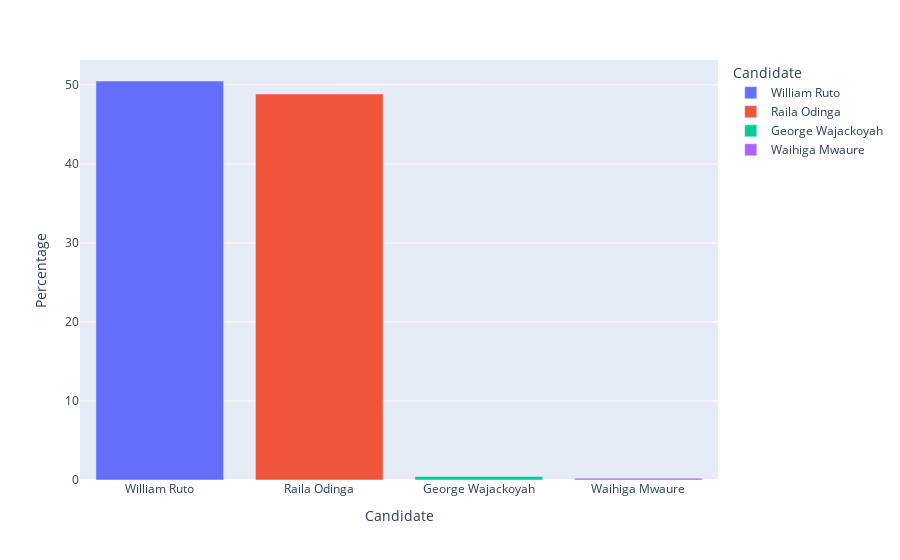

Notebook code for this chart:
### Code cell
national_df = calculate_national_vote()
fig = px.bar(national_df, x="Candidate", y="Percentage", color="Candidate")
fig.update_layout()

### Figure 1 — Plotly figure (JSON) as saved in the notebook; plotly's stock layout.template omitted (floating-point values rounded to 4 significant figures)
{"data": [{"alignmentgroup": "True", "hovertemplate": "Candidate=%{x}<br>Percentage=%{y}<extra></extra>", "legendgroup": "William Ruto", "marker": {"color": "#636efa", "pattern": {"shape": ""}}, "name": "William Ruto", "offsetgroup": "William Ruto", "orientation": "v", "showlegend": true, "textposition": "auto", "type": "bar", "x": ["William Ruto"], "xaxis": "x", "y": [50.49], "yaxis": "y"}, {"alignmentgroup": "True", "hovertemplate": "Candidate=%{x}<br>Percentage=%{y}<extra></extra>", "legendgroup": "Raila Odinga", "marker": {"color": "#EF553B", "pattern": {"shape": ""}}, "name": "Raila Odinga", "offsetgroup": "Raila Odinga", "orientation": "v", "showlegend": true, "textposition": "auto", "type": "bar", "x": ["Raila Odinga"], "xaxis": "x", "y": [48.85], "yaxis": "y"}, {"alignmentgroup": "True", "hovertemplate": "Candidate=%{x}<br>Percentage=%{y}<extra></extra>", "legendgroup": "George Wajackoyah", "marker": {"color": "#00cc96", "pattern": {"shape": ""}}, "name": "George Wajackoyah", "offsetgroup": "George Wajackoyah", "orientation": "v", "showlegend": true, "textposition": "auto", "type": "bar", "x": ["George Wajackoyah"], "xaxis": "x", "y": [0.44], "yaxis": "y"}, {"alignmentgroup": "True", "hovertemplate": "Candidate=%{x}<br>Percentage=%{y}<extra></extra>", "legendgroup": "Waihiga Mwaure", "marker": {"color": "#ab63fa", "pattern": {"shape": ""}}, "name": "Waihiga Mwaure", "offsetgroup": "Waihiga Mwaure", "orientation": "v", "showlegend": true, "textposition": "auto", "type": "bar", "x": ["Waihiga Mwaure"], "xaxis": "x", "y": [0.23], "yaxis": "y"}], "layout": {"barmode": "relative", "legend": {"title": {"text": "Candidate"}, "tracegroupgap": 0}, "margin": {"t": 60}, "xaxis": {"anchor": "y", "categoryarray": ["William Ruto", "Raila Odinga", "George Wajackoyah", "Waihiga Mwaure"], "categoryorder": "array", "domain": [0, 1], "title": {"text": "Candidate"}}, "yaxis": {"anchor": "x", "domain": [0, 1], "title": {"text": "Percentage"}}}}
